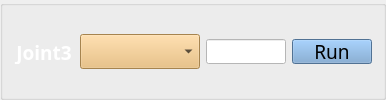
             <widget class="QGroupBox" name="groupBox_32">
              <property name="font">
               <font>
                <family>Adobe 黑体 Std R</family>
                <pointsize>14</pointsize>
               </font>
              </property>
              <property name="title">
               <string/>
              </property>
              <layout class="QGridLayout" name="gridLayout_92">
               <item row="0" column="0">
                <layout class="QHBoxLayout" name="horizontalLayout_21">
                 <item>
                  <widget class="QLabel" name="label_67">
                   <property name="minimumSize">
                    <size>
                     <width>60</width>
                     <height>25</height>
                    </size>
                   </property>
                   <property name="maximumSize">
                    <size>
                     <width>60</width>
                     <height>25</height>
                    </size>
                   </property>
                   <property name="styleSheet">
                    <string notr="true">
font: 12pt &quot;Adobe 黑体 Std R&quot;;</string>
                   </property>
                   <property name="text">
                    <string>&lt;html&gt;&lt;head/&gt;&lt;body&gt;&lt;p align=&quot;center&quot;&gt;&lt;span style=&quot; font-size:14pt; font-weight:600; color:#ffffff;&quot;&gt;Joint3&lt;/span&gt;&lt;/p&gt;&lt;/body&gt;&lt;/html&gt;</string>
                   </property>
                   <property name="alignment">
                    <set>Qt::AlignLeading|Qt::AlignLeft|Qt::AlignVCenter</set>
                   </property>
                   <property name="wordWrap">
                    <bool>false</bool>
                   </property>
                   <property name="margin">
                    <number>0</number>
                   </property>
                   <property name="indent">
                    <number>-2</number>
                   </property>
                   <property name="openExternalLinks">
                    <bool>false</bool>
                   </property>
                  </widget>
                 </item>
                 <item>
                  <widget class="QComboBox" name="comboBox_7">
                   <property name="minimumSize">
                    <size>
                     <width>120</width>
                     <height>0</height>
                    </size>
                   </property>
                   <property name="maximumSize">
                    <size>
                     <width>120</width>
                     <height>16777215</height>
                    </size>
                   </property>
                   <property name="styleSheet">
                    <string notr="true">
background-color: rgb(233, 185, 110);</string>
                   </property>
                   <item>
                    <property name="text">
                     <string/>
                    </property>
                   </item>
                   <item>
                    <property name="text">
                     <string>Position(°)</string>
                    </property>
                   </item>
                   <item>
                    <property name="text">
                     <string>Velocity(rpm)</string>
                    </property>
                   </item>
                   <item>
                    <property name="text">
                     <string>Toque(Nm)</string>
                    </property>
                   </item>
                  </widget>
                 </item>
                 <item>
                  <widget class="QLineEdit" name="motor1_control_signal_3">
                   <property name="minimumSize">
                    <size>
                     <width>80</width>
                     <height>25</height>
                    </size>
                   </property>
                   <property name="maximumSize">
                    <size>
                     <width>80</width>
                     <height>25</height>
                    </size>
                   </property>
                   <property name="styleSheet">
                    <string notr="true">background-color: rgb(255, 255, 255);</string>
                   </property>
                  </widget>
                 </item>
                 <item>
                  <widget class="QPushButton" name="motorcontrol3">
                   <property name="sizePolicy">
                    <sizepolicy hsizetype="Minimum" vsizetype="Fixed">
                     <horstretch>130</horstretch>
                     <verstretch>35</verstretch>
                    </sizepolicy>
                   </property>
                   <property name="minimumSize">
                    <size>
                     <width>80</width>
                     <height>25</height>
                    </size>
                   </property>
                   <property name="maximumSize">
                    <size>
                     <width>80</width>
                     <height>25</height>
                    </size>
                   </property>
                   <property name="font">
                    <font>
                     <family>Adobe 黑体 Std R</family>
                     <pointsize>14</pointsize>
                     <weight>50</weight>
                     <italic>false</italic>
                     <bold>false</bold>
                    </font>
                   </property>
                   <property name="focusPolicy">
                    <enum>Qt::NoFocus</enum>
                   </property>
                   <property name="styleSheet">
                    <string notr="true">background-color: rgb(114, 159, 207);</string>
                   </property>
                   <property name="text">
                    <string>Run</string>
                   </property>
                  </widget>
                 </item>
                </layout>
               </item>
              </layout>
             </widget>
